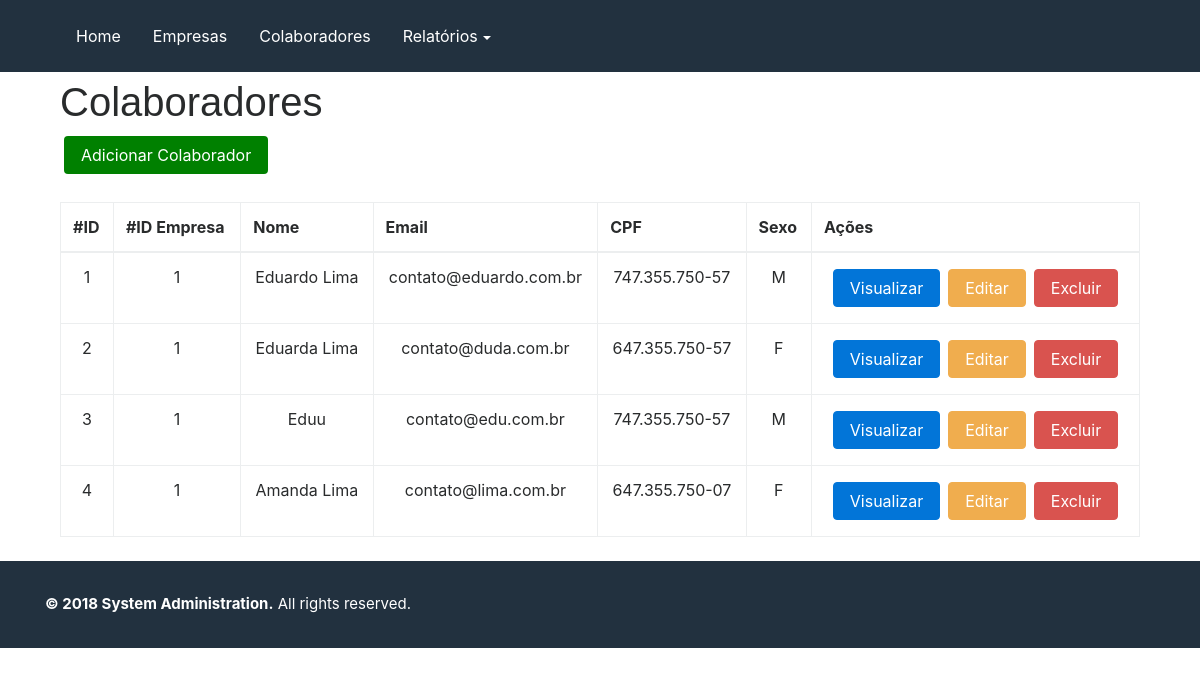
Screenshot of /colaborador with the database file from the repository.
### tables this page shows
CREATE TABLE `colaborador` (
  `id_colaborador` int(11) NOT NULL,
  `email` varchar(40) NOT NULL,
  `nome` varchar(40) NOT NULL,
  `cpf` varchar(14) NOT NULL,
  `sexo` enum('M','F') NOT NULL,
  `empresa_id` int(11) DEFAULT NULL
);

### application/controllers/index.php (called while the page is built, shortened)
<?php
class Index extends CI_Controller {
	function __construct(){
		$this->load->helper('url');
	}
	public function colaborador() {
		$this->load->model('colaboradores_model', 'colaboradores');
		$table = $this->colaboradores->getColaboradores();
		$dados = array(
			'title' => 'Colaboradores',
			'table' => $table
		);
		$this->load->view('colaborador/listar', $dados);
	}
}

### index.php (called while the page is built, shortened)
<?php
require_once BASEPATH.'core/CodeIgniter.php';

### application/models/Colaboradores_model.php (called while the page is built, shortened)
<?php
class Colaboradores_model extends CI_Model {
	public function getColaboradores(){
		$query = $this->db->get('colaborador',100);
		return $query->result();
	}
}

### application/views/colaborador/listar.php (the view)
<?php $this->load->view('header'); ?>
	<div class="row">
		<div class="container">
			<div class="col-md-12">
				<h1>Colaboradores</h1>
				<a href="<?php echo base_url("colaborador/cadastrar"); ?>" class="btn btn-sucess m-1" style="background-color: green;color: white;" role="button aria-pressed="true">Adicionar Colaborador</a>
				<table class="table table-bordered table-hover mt-4">
					<thead>
						<tr>
							<th>#ID</th>
							<th>#ID Empresa</th>
							<th>Nome</th>
							<th>Email</th>
							<th>CPF</th>
							<th>Sexo</th>
							<th>Ações</th>
						</tr>
					</thead>
					<tbody>
						<?php
							foreach ($table as $line) {
								echo "<tr class='text-center'>".
										"<td>". $line->id_colaborador ."</td>".
										"<td>". $line->empresa_id ."</td>".
										"<td>". $line->nome ."</td>".
										"<td>". $line->email ."</td>".
										"<td>". $line->cpf ."</td>".
										"<td>". $line->sexo ."</td>".
										"<td>".
											"<a href='colaborador/visualizar/". $line->id_colaborador ."' class='btn btn-primary m-1' role='button aria-pressed='true'>Visualizar</a>".
											"<a href='colaborador/editar/". $line->id_colaborador ."' class='btn btn-warning m-1' role='button aria-pressed='true'>Editar</a>".
											"<a href='colaborador/excluir/". $line->id_colaborador ."' class='btn btn-danger m-1' role='button aria-pressed='true'>Excluir</a>".
										"</td>".
									"</tr>";
							}
						?>
					</tbody>
			</table>
			</div>
		</div>
	</div>
<?php $this->load->view('footer'); ?>

### application/views/header.php (shortened to what this page needs)
<!DOCTYPE html>
<html lang="en">
  <head>
    <link href="<?php echo base_url('assets/css/bootstrap.min.css') ?>" rel="stylesheet">
    <link href="<?php echo base_url('assets/css/style.css') ?>" rel="stylesheet">
  </head>
  <body>
    <div class="row row-nav p-3 mb-2">
      <div class="container">
        <div class="col-md-12">
          <ul class="nav">
            <li class="nav-item">
              <a class="nav-link active" href="<?php echo base_url(); ?>">Home</a>
            </li>
            <li class="nav-item">
              <a class="nav-link" href="<?php echo base_url('empresa'); ?>">Empresas</a>
            </li>
            <li class="nav-item">
              <a class="nav-link" href="<?php echo base_url('colaborador'); ?>">Colaboradores</a>
            </li>
            <li class="nav-item dropdown">
              <a class="nav-link dropdown-toggle" href="http://example.com" id="navbarDropdownMenuLink" data-toggle="dropdown">Relatórios</a>
            </li>
          </ul>
        </div>
      </div>
    </div>

### application/views/footer.php (shortened to what this page needs)
	<footer class="row p-3 mt-2" id="footer">
		<div class="container">
			<p class="float-left mt-3"><b>© 2018 System Administration.</b> All rights reserved.</p>
		</div>
    </footer>
   </body>
</html>

### assets/css/style.css (style rules this page uses)
* { margin: 0; padding: 0; outline: 0; box-sizing: border-box; }
body { overflow-x: hidden; }
p, span { font-size: 16px; line-height: 1.5; }
h1, h2, h3, h4, h5 { font-family: Oswald,sans-serif; font-weight: 400; }
#footer { background-color: #22313F; color: white; position: relative; width: 100%; margin: auto; bottom: 0; }
#footer p { font-size: 15px; }
.row-nav { background-color: #22313f; color: white; }
a { color: white; }

### rows the page displays
colaborador: id_colaborador "1", empresa "1", nome "Eduardo Lima", email "contato@eduardo.com.br", cpf "747.355.750-57", sexo "M"
colaborador: id_colaborador "2", empresa "1", nome "Eduarda Lima", email "contato@duda.com.br", cpf "647.355.750-57", sexo "F"
colaborador: id_colaborador "3", empresa "1", nome "Eduu", email "contato@edu.com.br", cpf "747.355.750-57", sexo "M"
colaborador: id_colaborador "4", empresa "1", nome "Amanda Lima", email "contato@lima.com.br", cpf "647.355.750-07", sexo "F"
